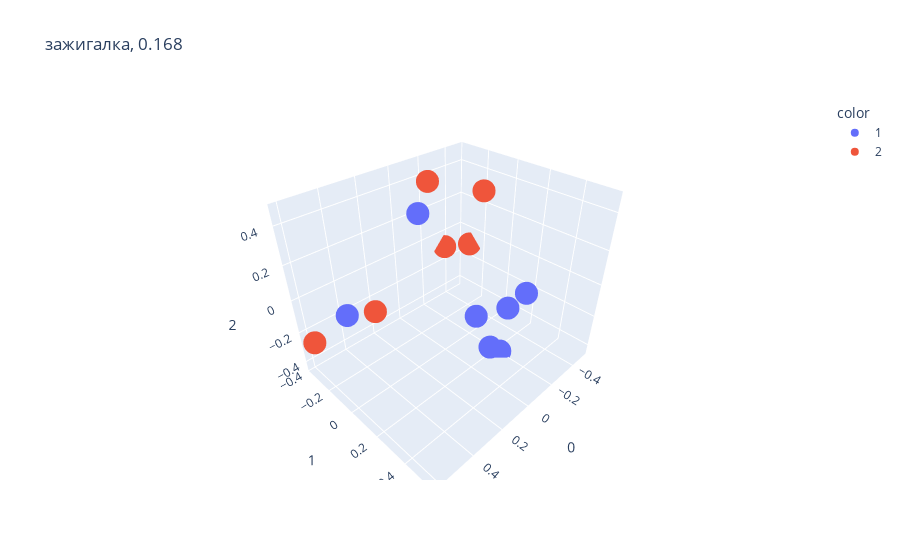
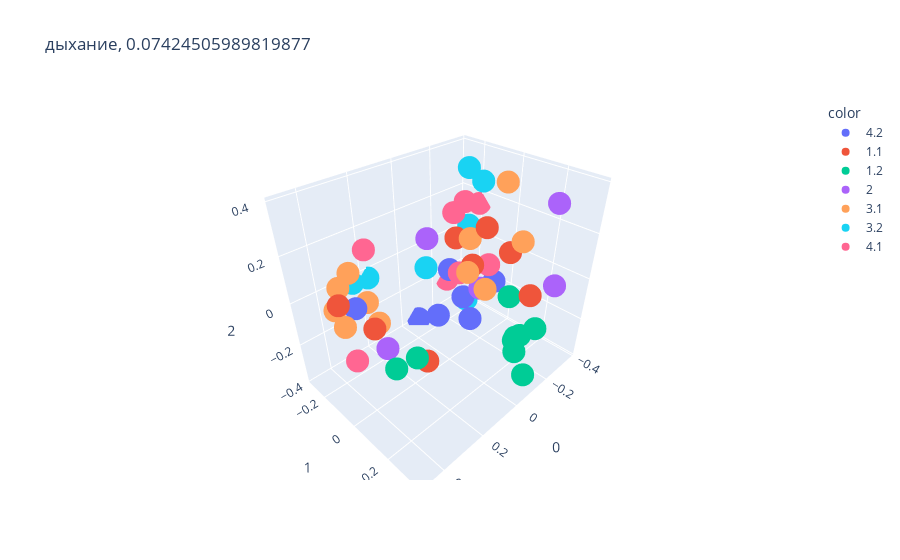
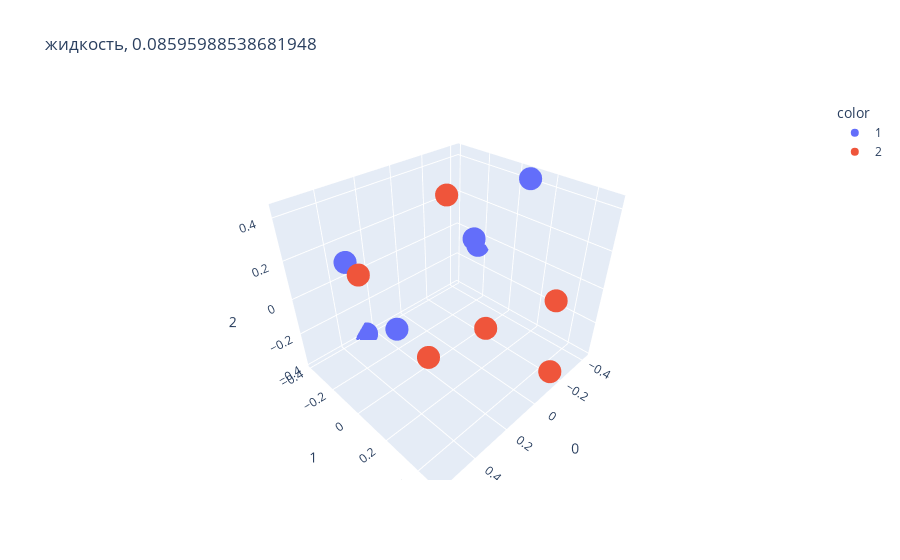
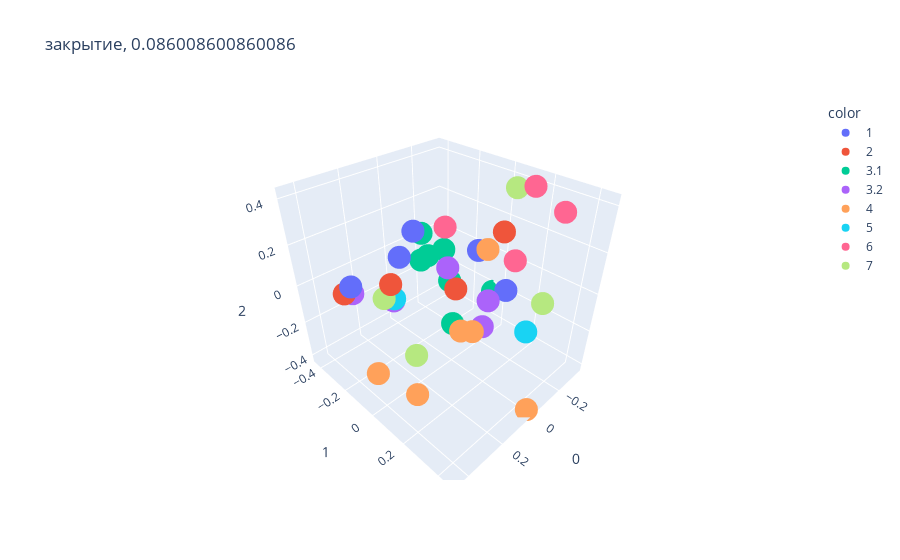

Notebook code for these charts, in order:
### Code cell
words_info, total, ari_sum = clustering(train_df, KMeans, kwargs={'init' : 'random', 'max_iter' : 1000})

### Figure 1 — Plotly figure (JSON) as saved in the notebook; plotly's stock layout.template omitted (floating-point values rounded to 4 significant figures)
{"data": [{"hovertemplate": "color=1<br>0=%{x}<br>1=%{y}<br>2=%{z}<extra></extra>", "legendgroup": "1", "marker": {"color": "#636efa", "symbol": "circle"}, "mode": "markers", "name": "1", "scene": "scene", "showlegend": true, "type": "scatter3d", "x": [0.5595, 0.1917, 0.05393, 0.0889, -0.09502, -0.1816, -0.257], "y": [-0.03919, 0.384, -0.128, 0.5537, 0.2424, 0.2446, 0.2185], "z": [0.06967, 0.09694, 0.3537, 0.251, -0.3553, -0.4394, -0.1926]}, {"hovertemplate": "color=2<br>0=%{x}<br>1=%{y}<br>2=%{z}<extra></extra>", "legendgroup": "2", "marker": {"color": "#EF553B", "symbol": "circle"}, "mode": "markers", "name": "2", "scene": "scene", "showlegend": true, "type": "scatter3d", "x": [0.6052, 0.2549, -0.04934, -0.3591, -0.4975, -0.3145], "y": [-0.3268, -0.2807, -0.1673, -0.3719, -0.2924, -0.03705], "z": [-0.2416, -0.2096, 0.4732, -0.09293, -0.0977, 0.3846]}], "layout": {"legend": {"title": {"text": "color"}, "tracegroupgap": 0}, "scene": {"domain": {"x": [0, 1], "y": [0, 1]}, "xaxis": {"title": {"text": "0"}}, "yaxis": {"title": {"text": "1"}}, "zaxis": {"title": {"text": "2"}}}, "title": {"text": "зажигалка, 0.168"}}}

### Figure 2 — Plotly figure (JSON) as saved in the notebook; plotly's stock layout.template omitted (floating-point values rounded to 4 significant figures)
{"data": [{"hovertemplate": "color=4.2<br>0=%{x}<br>1=%{y}<br>2=%{z}<extra></extra>", "legendgroup": "4.2", "marker": {"color": "#636efa", "symbol": "circle"}, "mode": "markers", "name": "4.2", "scene": "scene", "showlegend": true, "type": "scatter3d", "x": [0.3804, -0.1537, -0.008279, -0.07464, -0.1679, -0.1643, -0.3428], "y": [-0.08497, -0.1562, -0.07847, -0.284, -0.08548, -0.03603, -0.05473], "z": [0.03501, -0.07895, -0.2075, -0.3814, -0.1967, -0.2903, -0.1827]}, {"hovertemplate": "color=1.1<br>0=%{x}<br>1=%{y}<br>2=%{z}<extra></extra>", "legendgroup": "1.1", "marker": {"color": "#EF553B", "symbol": "circle"}, "mode": "markers", "name": "1.1", "scene": "scene", "showlegend": true, "type": "scatter3d", "x": [0.4762, 0.248, 0.4145, -0.1318, -0.1617, -0.07293, -0.3112, -0.1506], "y": [-0.02727, 0.131, 0.06868, -0.09932, 0.2616, 0.1076, 0.04562, -0.02112], "z": [0.1302, -0.1569, 0.05534, 0.108, -0.009581, 0.2521, 0.02514, 0.005275]}, {"hovertemplate": "color=1.2<br>0=%{x}<br>1=%{y}<br>2=%{z}<extra></extra>", "legendgroup": "1.2", "marker": {"color": "#00cc96", "symbol": "circle"}, "mode": "markers", "name": "1.2", "scene": "scene", "showlegend": true, "type": "scatter3d", "x": [0.3732, 0.3952, -0.05602, -0.1139, -0.04531, -0.1831, 0.02222, -0.02465, -0.1422], "y": [0.2228, 0.1402, 0.3045, 0.2472, 0.3473, 0.2891, 0.3406, 0.3018, 0.1804], "z": [0.004917, -0.08551, -0.1154, -0.1951, -0.2821, -0.1674, -0.1216, -0.1225, -0.04597]}, {"hovertemplate": "color=2<br>0=%{x}<br>1=%{y}<br>2=%{z}<extra></extra>", "legendgroup": "2", "marker": {"color": "#ab63fa", "symbol": "circle"}, "mode": "markers", "name": "2", "scene": "scene", "showlegend": true, "type": "scatter3d", "x": [0.1892, 0.3389, -0.1927, -0.1153, -0.1694], "y": [0.07925, 0.02285, 0.3382, 0.05296, 0.3207], "z": [0.2994, -0.1076, 0.05783, -0.05552, 0.3818]}, {"hovertemplate": "color=3.1<br>0=%{x}<br>1=%{y}<br>2=%{z}<extra></extra>", "legendgroup": "3.1", "marker": {"color": "#FFA15A", "symbol": "circle"}, "mode": "markers", "name": "3.1", "scene": "scene", "showlegend": true, "type": "scatter3d", "x": [0.4068, 0.453, 0.3609, 0.4806, 0.3239, 0.2508, -0.1773, -0.2451, -0.1354, 0.06234, -0.02836], "y": [-0.1372, -0.09727, -0.1348, 0.003109, -0.09532, -0.1415, 0.1045, 0.1473, -0.0257, 0.1434, 0.1506], "z": [0.1082, 0.05894, 0.1489, 0.06198, 0.02628, -0.1373, 0.3896, 0.1428, 0.1325, 0.1434, 0.03086]}, {"hovertemplate": "color=3.2<br>0=%{x}<br>1=%{y}<br>2=%{z}<extra></extra>", "legendgroup": "3.2", "marker": {"color": "#19d3f3", "symbol": "circle"}, "mode": "markers", "name": "3.2", "scene": "scene", "showlegend": true, "type": "scatter3d", "x": [0.1782, 0.2602, -0.1206, -0.3063, -0.2966, -0.3291, -0.2567], "y": [-0.2948, -0.2822, -0.2722, -0.1155, -0.1799, -0.2156, -0.1462], "z": [-0.03196, -0.0126, -0.1068, 0.294, 0.07636, 0.3182, -0.287]}, {"hovertemplate": "color=4.1<br>0=%{x}<br>1=%{y}<br>2=%{z}<extra></extra>", "legendgroup": "4.1", "marker": {"color": "#FF6692", "symbol": "circle"}, "mode": "markers", "name": "4.1", "scene": "scene", "showlegend": true, "type": "scatter3d", "x": [0.2679, 0.3976, -0.2727, -0.2564, -0.1048, -0.3146, -0.2752, -0.3785], "y": [-0.1662, -0.09681, -0.29, -0.2331, -0.05171, -0.0693, -0.1851, -0.193], "z": [0.1897, -0.2098, -0.2494, 0.1319, -0.02549, -0.08671, 0.1926, 0.1485]}], "layout": {"legend": {"title": {"text": "color"}, "tracegroupgap": 0}, "scene": {"domain": {"x": [0, 1], "y": [0, 1]}, "xaxis": {"title": {"text": "0"}}, "yaxis": {"title": {"text": "1"}}, "zaxis": {"title": {"text": "2"}}}, "title": {"text": "дыхание, 0.07424505989819877"}}}

### Figure 3 — Plotly figure (JSON) as saved in the notebook; plotly's stock layout.template omitted (floating-point values rounded to 4 significant figures)
{"data": [{"hovertemplate": "color=1<br>0=%{x}<br>1=%{y}<br>2=%{z}<extra></extra>", "legendgroup": "1", "marker": {"color": "#636efa", "symbol": "circle"}, "mode": "markers", "name": "1", "scene": "scene", "showlegend": true, "type": "scatter3d", "x": [0.4459, 0.169, 0.2633, -0.3459, -0.424, -0.3849], "y": [-0.1789, -0.2443, -0.3894, -0.1896, -0.2296, 0.1021], "z": [0.2327, -0.3233, -0.386, 0.02814, -0.05895, 0.4331]}, {"hovertemplate": "color=2<br>0=%{x}<br>1=%{y}<br>2=%{z}<extra></extra>", "legendgroup": "2", "marker": {"color": "#EF553B", "symbol": "circle"}, "mode": "markers", "name": "2", "scene": "scene", "showlegend": true, "type": "scatter3d", "x": [0.5701, 0.428, -0.06289, -0.2762, -0.2439, -0.1384], "y": [0.1106, 0.2898, 0.1565, -0.3252, 0.406, 0.492], "z": [0.3642, 0.01109, -0.2174, 0.2567, -0.01587, -0.3244]}], "layout": {"legend": {"title": {"text": "color"}, "tracegroupgap": 0}, "scene": {"domain": {"x": [0, 1], "y": [0, 1]}, "xaxis": {"title": {"text": "0"}}, "yaxis": {"title": {"text": "1"}}, "zaxis": {"title": {"text": "2"}}}, "title": {"text": "жидкость, 0.08595988538681948"}}}

### Figure 4 — Plotly figure (JSON) as saved in the notebook; plotly's stock layout.template omitted (floating-point values rounded to 4 significant figures)
{"data": [{"hovertemplate": "color=1<br>0=%{x}<br>1=%{y}<br>2=%{z}<extra></extra>", "legendgroup": "1", "marker": {"color": "#636efa", "symbol": "circle"}, "mode": "markers", "name": "1", "scene": "scene", "showlegend": true, "type": "scatter3d", "x": [0.157, 0.435, -0.25, -0.2963, -0.1371], "y": [-0.1557, -0.102, 0.1008, -0.1149, -0.4071], "z": [0.1373, 0.1517, -0.1055, -0.000567, 0.05379]}, {"hovertemplate": "color=2<br>0=%{x}<br>1=%{y}<br>2=%{z}<extra></extra>", "legendgroup": "2", "marker": {"color": "#EF553B", "symbol": "circle"}, "mode": "markers", "name": "2", "scene": "scene", "showlegend": true, "type": "scatter3d", "x": [0.4527, 0.3548, 0.05129, -0.1259], "y": [-0.1249, 0.03556, 0.06779, 0.1579], "z": [0.1173, 0.1904, 0.03647, 0.2663]}, {"hovertemplate": "color=3.1<br>0=%{x}<br>1=%{y}<br>2=%{z}<extra></extra>", "legendgroup": "3.1", "marker": {"color": "#00cc96", "symbol": "circle"}, "mode": "markers", "name": "3.1", "scene": "scene", "showlegend": true, "type": "scatter3d", "x": [-0.1256, -0.213, -0.1779, -0.1357, -0.2332, -0.2559, -0.352], "y": [-0.3428, -0.4332, -0.3475, -0.128, -0.289, -0.2687, -0.05566], "z": [-0.0797, 0.00341, -0.07805, -0.3693, -0.04114, -0.231, -0.24]}, {"hovertemplate": "color=3.2<br>0=%{x}<br>1=%{y}<br>2=%{z}<extra></extra>", "legendgroup": "3.2", "marker": {"color": "#ab63fa", "symbol": "circle"}, "mode": "markers", "name": "3.2", "scene": "scene", "showlegend": true, "type": "scatter3d", "x": [0.3887, 0.0543, 0.2362, -0.09066, -0.05415], "y": [-0.1715, 0.02416, -0.1116, 0.1032, 0.1563], "z": [0.06207, 0.1208, -0.02183, -0.227, -0.03306]}, {"hovertemplate": "color=4<br>0=%{x}<br>1=%{y}<br>2=%{z}<extra></extra>", "legendgroup": "4", "marker": {"color": "#FFA15A", "symbol": "circle"}, "mode": "markers", "name": "4", "scene": "scene", "showlegend": true, "type": "scatter3d", "x": [0.4039, 0.4429, 0.02662, 0.03421, 0.01057, -0.1384], "y": [0.2121, 0.02398, 0.07794, 0.1522, 0.4523, 0.07046], "z": [-0.2046, -0.2005, -0.1979, -0.152, -0.418, 0.1459]}, {"hovertemplate": "color=5<br>0=%{x}<br>1=%{y}<br>2=%{z}<extra></extra>", "legendgroup": "5", "marker": {"color": "#19d3f3", "symbol": "circle"}, "mode": "markers", "name": "5", "scene": "scene", "showlegend": true, "type": "scatter3d", "x": [0.3111, -0.1878], "y": [-0.005916, 0.2745], "z": [0.08318, -0.2137]}, {"hovertemplate": "color=6<br>0=%{x}<br>1=%{y}<br>2=%{z}<extra></extra>", "legendgroup": "6", "marker": {"color": "#FF6692", "symbol": "circle"}, "mode": "markers", "name": "6", "scene": "scene", "showlegend": true, "type": "scatter3d", "x": [0.01834, -0.2739, -0.3191, -0.2132], "y": [-0.02708, 0.1806, 0.3004, 0.162], "z": [0.2726, 0.4186, 0.3335, 0.09766]}, {"hovertemplate": "color=7<br>0=%{x}<br>1=%{y}<br>2=%{z}<extra></extra>", "legendgroup": "7", "marker": {"color": "#B6E880", "symbol": "circle"}, "mode": "markers", "name": "7", "scene": "scene", "showlegend": true, "type": "scatter3d", "x": [0.3835, 0.284, -0.2634, -0.2021], "y": [0.02816, 0.07488, 0.1016, 0.3288], "z": [0.1395, -0.1747, 0.3925, -0.03427]}], "layout": {"legend": {"title": {"text": "color"}, "tracegroupgap": 0}, "scene": {"domain": {"x": [0, 1], "y": [0, 1]}, "xaxis": {"title": {"text": "0"}}, "yaxis": {"title": {"text": "1"}}, "zaxis": {"title": {"text": "2"}}}, "title": {"text": "закрытие, 0.086008600860086"}}}
